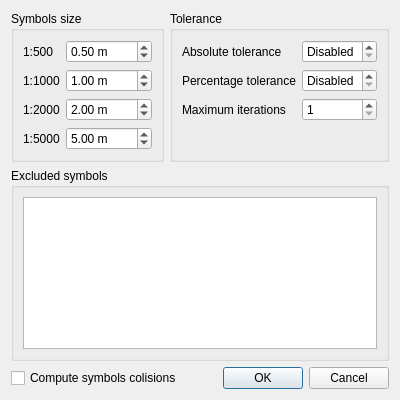
<?xml version="1.0" encoding="UTF-8"?>
<ui version="4.0">
 <class>RedactionDialog</class>
 <widget class="QDialog" name="RedactionDialog">
  <property name="geometry">
   <rect>
    <x>0</x>
    <y>0</y>
    <width>400</width>
    <height>400</height>
   </rect>
  </property>
  <property name="windowTitle">
   <string>Redaction options</string>
  </property>
  <property name="windowIcon">
   <iconset theme="preferences-system">
    <normaloff>.</normaloff>.</iconset>
  </property>
  <layout class="QGridLayout" name="gridLayout">
   <item row="0" column="0">
    <widget class="QGroupBox" name="sizeGroup">
     <property name="title">
      <string>Symbols size</string>
     </property>
     <layout class="QFormLayout" name="sizeLayout">
      <item row="0" column="0">
       <widget class="QLabel" name="aScaleLabel">
        <property name="text">
         <string>1:500</string>
        </property>
        <property name="buddy">
         <cstring>aScaleSpin</cstring>
        </property>
       </widget>
      </item>
      <item row="0" column="1">
       <widget class="QDoubleSpinBox" name="aScaleSpin">
        <property name="suffix">
         <string> m</string>
        </property>
        <property name="minimum">
         <double>0.100000000000000</double>
        </property>
        <property name="maximum">
         <double>10.000000000000000</double>
        </property>
        <property name="singleStep">
         <double>0.010000000000000</double>
        </property>
        <property name="value">
         <double>0.500000000000000</double>
        </property>
       </widget>
      </item>
      <item row="1" column="0">
       <widget class="QLabel" name="bScaleLabel">
        <property name="text">
         <string>1:1000</string>
        </property>
        <property name="buddy">
         <cstring>bScaleSpin</cstring>
        </property>
       </widget>
      </item>
      <item row="1" column="1">
       <widget class="QDoubleSpinBox" name="bScaleSpin">
        <property name="suffix">
         <string> m</string>
        </property>
        <property name="minimum">
         <double>0.100000000000000</double>
        </property>
        <property name="maximum">
         <double>10.000000000000000</double>
        </property>
        <property name="singleStep">
         <double>0.010000000000000</double>
        </property>
        <property name="value">
         <double>1.000000000000000</double>
        </property>
       </widget>
      </item>
      <item row="2" column="0">
       <widget class="QLabel" name="cScaleLabel">
        <property name="text">
         <string>1:2000</string>
        </property>
        <property name="buddy">
         <cstring>cScaleSpin</cstring>
        </property>
       </widget>
      </item>
      <item row="2" column="1">
       <widget class="QDoubleSpinBox" name="cScaleSpin">
        <property name="suffix">
         <string> m</string>
        </property>
        <property name="minimum">
         <double>0.100000000000000</double>
        </property>
        <property name="maximum">
         <double>10.000000000000000</double>
        </property>
        <property name="singleStep">
         <double>0.010000000000000</double>
        </property>
        <property name="value">
         <double>2.000000000000000</double>
        </property>
       </widget>
      </item>
      <item row="3" column="0">
       <widget class="QLabel" name="dScaleLabel">
        <property name="text">
         <string>1:5000</string>
        </property>
        <property name="buddy">
         <cstring>dScaleSpin</cstring>
        </property>
       </widget>
      </item>
      <item row="3" column="1">
       <widget class="QDoubleSpinBox" name="dScaleSpin">
        <property name="suffix">
         <string> m</string>
        </property>
        <property name="minimum">
         <double>0.100000000000000</double>
        </property>
        <property name="maximum">
         <double>10.000000000000000</double>
        </property>
        <property name="singleStep">
         <double>0.010000000000000</double>
        </property>
        <property name="value">
         <double>5.000000000000000</double>
        </property>
       </widget>
      </item>
     </layout>
    </widget>
   </item>
   <item row="0" column="1">
    <widget class="QGroupBox" name="toleranceGroup">
     <property name="title">
      <string>Tolerance</string>
     </property>
     <layout class="QFormLayout" name="toleranceLayout">
      <item row="0" column="0">
       <widget class="QLabel" name="abstLabel">
        <property name="text">
         <string>Absolute tolerance</string>
        </property>
        <property name="buddy">
         <cstring>abstSpin</cstring>
        </property>
       </widget>
      </item>
      <item row="0" column="1">
       <widget class="QDoubleSpinBox" name="abstSpin">
        <property name="specialValueText">
         <string>Disabled</string>
        </property>
        <property name="suffix">
         <string> m²</string>
        </property>
        <property name="maximum">
         <double>10.000000000000000</double>
        </property>
        <property name="singleStep">
         <double>0.100000000000000</double>
        </property>
       </widget>
      </item>
      <item row="1" column="0">
       <widget class="QLabel" name="prctLabel">
        <property name="text">
         <string>Percentage tolerance</string>
        </property>
        <property name="buddy">
         <cstring>prctSpin</cstring>
        </property>
       </widget>
      </item>
      <item row="1" column="1">
       <widget class="QDoubleSpinBox" name="prctSpin">
        <property name="specialValueText">
         <string>Disabled</string>
        </property>
        <property name="suffix">
         <string>%</string>
        </property>
        <property name="maximum">
         <double>100.000000000000000</double>
        </property>
       </widget>
      </item>
      <item row="2" column="0">
       <widget class="QLabel" name="iterLabel">
        <property name="text">
         <string>Maximum iterations</string>
        </property>
       </widget>
      </item>
      <item row="2" column="1">
       <widget class="QSpinBox" name="iterSpin">
        <property name="minimum">
         <number>1</number>
        </property>
        <property name="maximum">
         <number>10</number>
        </property>
       </widget>
      </item>
     </layout>
    </widget>
   </item>
   <item row="1" column="0" colspan="2">
    <widget class="QGroupBox" name="excludeGroup">
     <property name="title">
      <string>Excluded symbols</string>
     </property>
     <layout class="QVBoxLayout" name="verticalLayout">
      <item>
       <widget class="QPlainTextEdit" name="excludeEdit"/>
      </item>
     </layout>
    </widget>
   </item>
   <item row="2" column="0" colspan="2">
    <layout class="QHBoxLayout" name="horizontalLayout">
     <item>
      <widget class="QCheckBox" name="computeBox">
       <property name="text">
        <string>Compute symbols colisions</string>
       </property>
      </widget>
     </item>
     <item>
      <widget class="QDialogButtonBox" name="buttonBox">
       <property name="orientation">
        <enum>Qt::Horizontal</enum>
       </property>
       <property name="standardButtons">
        <set>QDialogButtonBox::Cancel|QDialogButtonBox::Ok</set>
       </property>
      </widget>
     </item>
    </layout>
   </item>
  </layout>
 </widget>
 <tabstops>
  <tabstop>aScaleSpin</tabstop>
  <tabstop>bScaleSpin</tabstop>
  <tabstop>cScaleSpin</tabstop>
  <tabstop>dScaleSpin</tabstop>
  <tabstop>abstSpin</tabstop>
  <tabstop>prctSpin</tabstop>
  <tabstop>excludeEdit</tabstop>
  <tabstop>computeBox</tabstop>
 </tabstops>
 <resources/>
 <connections>
  <connection>
   <sender>buttonBox</sender>
   <signal>accepted()</signal>
   <receiver>RedactionDialog</receiver>
   <slot>accept()</slot>
   <hints>
    <hint type="sourcelabel">
     <x>248</x>
     <y>254</y>
    </hint>
    <hint type="destinationlabel">
     <x>157</x>
     <y>274</y>
    </hint>
   </hints>
  </connection>
  <connection>
   <sender>buttonBox</sender>
   <signal>rejected()</signal>
   <receiver>RedactionDialog</receiver>
   <slot>reject()</slot>
   <hints>
    <hint type="sourcelabel">
     <x>316</x>
     <y>260</y>
    </hint>
    <hint type="destinationlabel">
     <x>286</x>
     <y>274</y>
    </hint>
   </hints>
  </connection>
 </connections>
</ui>
